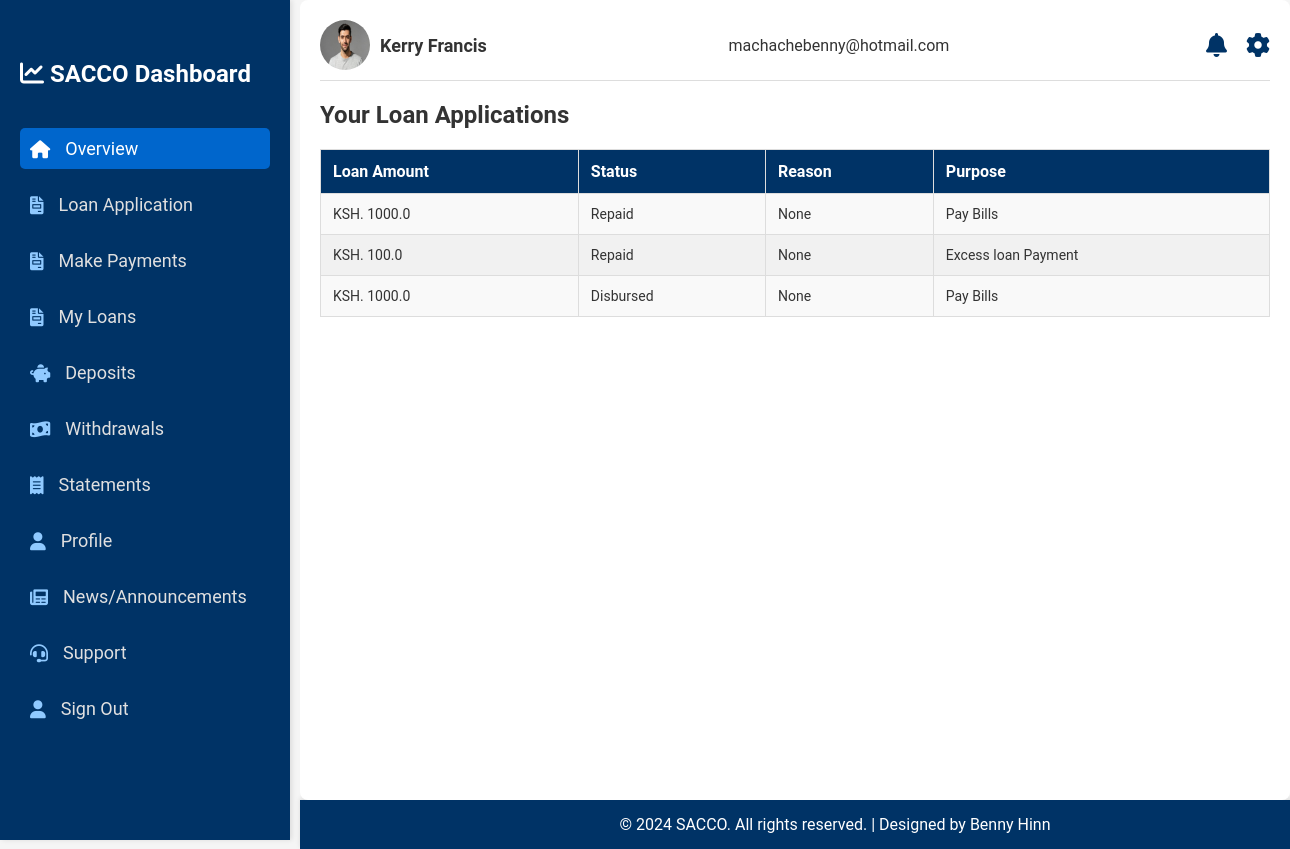
Page /loan_application_status (signed in) on the committed database.
### main_app/models.py (models this page shows, shortened)
class User_personalData(db.Model):
    id = db.Column(db.Integer, primary_key=True)
    user_id = db.Column(db.String, db.ForeignKey('user.user_id'), nullable=False)  # Foreign Key
    user = db.relationship('User', back_populates='personal_data', lazy=True)
    surname = db.Column(db.String(30), nullable=False)
    other_names = db.Column(db.String(120), nullable=False)
    income = db.Column(db.Float, nullable=False)
    dob = db.Column(db.String(20), nullable=False)
    id_number = db.Column(db.Integer, unique=True, nullable=False)
    telephone_no = db.Column(db.String(20), unique=True, nullable=False)
    address = db.Column(db.String(50), nullable=False)
    postal_code= db.Column(db.Integer, nullable=False)
    gender= db.Column(db.String(5), nullable=False)
    user_profile = db.Column(db.String(20), nullable=False, default="user.jpeg")
    id_profile = db.Column(db.String(20), nullable=False, default="user.jpeg")

class User(db.Model, UserMixin):
    user_id = db.Column(db.String(10), primary_key=True)
    username = db.Column(db.String(30), unique=True, nullable=False)
    email = db.Column(db.String(120), unique=True, nullable=False)
    role = db.Column(db.String(6), nullable=False)
    password = db.Column(db.String, nullable=False)
    personal_data = db.relationship('User_personalData', back_populates='user', uselist=False)
    personal_loan = db.relationship("Loan", back_populates="loan_user", uselist=False)
    account = db.relationship('Account', back_populates='user', uselist=False)
    withdrawals = db.relationship('Withdrawals', back_populates='user', uselist=False)
    deposits = db.relationship('Deposit', back_populates='user', uselist=False)
    transactions = db.relationship('Transaction', back_populates='user', uselist=False)
    disburse_notifications = db.relationship('DisbursementNotification', back_populates='user')

class Loan(db.Model):
    id = db.Column(db.Integer, primary_key=True)
    user_id = db.Column(db.String(10), db.ForeignKey('user.user_id'), nullable=False)
    loan_amount = db.Column(db.Float, nullable=False)
    status = db.Column(db.String(20), nullable=False, default='Pending')
    rejection_reason = db.Column(db.String(120), nullable=True)
    loan_term = db.Column(db.Integer, nullable=False)
    interest_rate = db.Column(db.Float, nullable=False)  # Annual interest rate
    total_amount_due = db.Column(db.Float, nullable=False, default=0.0)  # Amount after interest
    monthly_payment = db.Column(db.Float, nullable=False, default=0.0)  # Payment With interest
    purpose = db.Column(db.String(120), nullable=False)
    start_date = db.Column(db.DateTime, nullable=False, default=datetime.now())
    next_due_date = db.Column(db.DateTime, nullable=False)
    amount_paid = db.Column(db.Float, default=0)
    penalty = db.Column(db.Float, nullable=False, default=0.0)  # Add a penalty field
    loan_user = db.relationship('User', back_populates='personal_loan', lazy=True, uselist=False)
    disbursement = db.relationship('Disbursement', back_populates='loan', lazy=True, uselist=False)
    repayment = db.relationship('Repayment', back_populates='loan', lazy=True, uselist=False)

### main_app/routes.py (the view)
@app.route('/loan_application_status')
@login_required
def loan_application_status():
    loans = Loan.query.filter_by(user_id=current_user.user_id).all()
    return render_template('user/loan_status.html', loans=loans)

### main_app/models.py (called while the page is built)
@login_manager.user_loader
def load_user(user_id):
    user_id = str(user_id)
    if user_id.startswith('user_'):
        return User.query.get(user_id)
    elif user_id.startswith('admin_'):
        return Admin.query.get(user_id)
    return None  # Return None if no user/admin is found

### main_app/templates/user/loan_status.html
{% extends "user/layout.html" %}
{% block content %}
<div class="recent-deposits">
    <h2>Your Loan Applications</h2>
    <table class="deposit-history">
        <thead>
            <tr>
                <th>Loan Amount</th>
                <th>Status</th>
                <th>Reason</th>
                <th>Purpose</th>
            </tr>
        </thead>
        <tbody>
            <ul>
                {% for loan in loans %}
                <tr>
                    {% if loan.rejection_reason %}
                    <td>KSH. {{ loan.loan_amount }}</td>
                    <td>{{ loan.status }}</td>
                    <td>{{ loan.rejection_reason }}</td>
                    <td>{{ loan.purpose }}</td>
                    {% else %}
                    <td>KSH. {{ loan.loan_amount }}</td>
                    <td>{{ loan.status }}</td>
                    <td>{{ loan.rejection_reason }}</td>
                    <td>{{ loan.purpose }}</td>
                    {% endif %}
                </tr>
                {% endfor %}
            </ul>
        </tbody>
    </table>
</div>
{% endblock %}

### main_app/templates/user/layout.html (shortened to what this page needs)
<!DOCTYPE html>
<html lang="en">
<head>
    {% block head %}
    <link rel="stylesheet" href="{{ url_for('static', filename='/css/styles.css') }}">
    <link rel="stylesheet" href="https://cdnjs.cloudflare.com/ajax/libs/font-awesome/6.0.0-beta3/css/all.min.css">
    {% endblock %}
</head>
<body>
    <div class="dashboard">
        <div class="sidebar">
            <h2><i class="fas fa-chart-line"></i> SACCO Dashboard</h2>
                <ul>
                    <li><a href="{{ url_for('home') }}" class="active"><i class="fas fa-home"></i> Overview</a></li>
                    <li><a href="{{ url_for('application') }}"><i class="fas fa-file-invoice"></i> Loan Application</a></li>
                    <li><a href="{{ url_for('repay_loan') }}"><i class="fas fa-file-invoice"></i> Make Payments </a></li>
                    <li><a href="{{ url_for('loan_application_status') }}"><i class="fas fa-file-invoice"></i> My Loans </a></li>
                    <li><a href="{{ url_for('deposit') }}"><i class="fas fa-piggy-bank"></i> Deposits</a></li>
                    <li><a href="{{ url_for('withdrawals') }}"><i class="fas fa-money-bill-wave"></i> Withdrawals</a></li>
                    <li><a href="{{ url_for('statements') }}"><i class="fas fa-receipt"></i> Statements</a></li>
                    <li><a href="{{ url_for('profile') }}"><i class="fas fa-user"></i> Profile</a></li>
                    <li><a href="{{ url_for('news') }}"><i class="fas fa-newspaper"></i> News/Announcements</a></li>
                    <li><a href="{{ url_for('support') }}"><i class="fas fa-headset"></i> Support</a></li>
                    <li><a href="{{ url_for('logout') }}"><i class="fas fa-user"></i> Sign Out</a></li>
                </ul>
        </div>
        <div class="main-content">
            <header>
                <div class="user-info">
                    {% if current_user.personal_data %}
                    <img src="{{ url_for('static', filename='assets/' + current_user.personal_data.user_profile) }}"
                        alt="User" class="user-icon">
                    {% else %}
                    <img src="{{ url_for('static', filename='assets/user.jpeg') }}" alt="User" class="user-icon">
                    {% endif %}
                    {% if current_user.personal_data %}
                    <span class="user-name">{{ current_user.personal_data.other_names ~ ' ' ~ current_user.personal_data.surname }}</span>
                    {% else %}
                    <span class="user-name">{{ current_user.username }}</span>
                    {% endif %}
                </div>
                <div class="user-email">{{ current_user.email }}</div>
                <div class="header-icons">
                    <a href="{{ url_for('news') }}"><i class="notification-icon fas fa-bell"></i></a>
                    <a href="{{ url_for('profile') }}"><i class="settings-icon fas fa-cog"></i></a>
                </div>
            </header>
            {% block content %}{% endblock %}
        </div>
    </div>
    <footer>
        <p>© 2024 SACCO. All rights reserved. | Designed by Benny Hinn</p>
    </footer>
</body>
</html>

### main_app/static/css/styles.css (style rules this page uses)
body { font-family: 'Roboto', sans-serif; margin: 0; padding: 0; color: #333; background-color: #f5f5f5; }
a { text-decoration: none; color: inherit; }
h1, h2, h3, h4, h5, h6 { margin: 0; padding: 0; }
.dashboard { display: flex; min-height: 100vh; }
.sidebar { width: 250px; background-color: #003366; color: #fff; height: 100vh; padding: 20px; box-shadow: 2px 0 5px rgba(0, 0, 0, 0.1); position: fixed; top: 0; left: 0; transition: width 0.3s ease; }
.sidebar h2 { margin-top: 40px; font-size: 24px; margin-bottom: 40px; }
.sidebar ul { list-style: none; padding: 0; }
.sidebar ul li { margin: 15px 0; }
.sidebar ul li a { color: #e0e0e0; font-size: 18px; display: flex; align-items: center; padding: 10px; border-radius: 5px; transition: background-color 0.3s ease, color 0.3s ease; }
.sidebar ul li a i { margin-right: 15px; color: #90caff; }
.sidebar ul li a.active { background-color: #0066cc; color: #fff; }
.sidebar ul li a.active i { color: #fff; }
.main-content { flex-grow: 1; margin-left: 300px; padding: 20px; background-color: #fff; border-radius: 8px; }
header { display: flex; justify-content: space-between; align-items: center; margin-bottom: 20px; border-bottom: 1px solid #ddd; padding-bottom: 10px; }
.user-info { display: flex; align-items: center; }
.user-info .user-icon { width: 50px; height: 50px; border-radius: 50%; margin-right: 10px; }
.user-info .user-name { font-size: 18px; font-weight: bold; }
.header-icons i { font-size: 24px; margin-left: 15px; cursor: pointer; color: #003366; transition: color 0.3s ease, transform 0.3s ease; }
footer { background-color: #003366; color: #fff; text-align: center; padding: 15px; margin-left: 300px; width: calc(100% - 250px); bottom: 0; left: 250px; box-shadow: 0 -2px 5px rgba(0, 0, 0, 0.1); transition: left 0.3s ease, width 0.3s ease; }
footer p { margin: 0; }
.deposit-history { margin-top: 20px; width: 100%; border-collapse: collapse; }
.deposit-history th, .deposit-history td { padding: 12px; border: 1px solid #ddd; text-align: left; font-size: 14px; color: #333; }
.deposit-history th { background-color: #003366; color: #fff; font-size: 16px; }
.deposit-history td { background-color: #f9f9f9; }
.deposit-history tr:nth-child(even) td { background-color: #f1f1f1; }

### rows in the picture
User_personalData: user_profile (placeholder picture), personal_data "Kerry Francis"
User: email "machachebenny@hotmail.com"
Loan: loan_amount "1000.0", status "Repaid", rejection_reason "None", purpose "Pay Bills"
Loan: loan_amount "100.0", status "Repaid", rejection_reason "None", purpose "Excess loan Payment"
Loan: loan_amount "1000.0", status "Disbursed", rejection_reason "None", purpose "Pay Bills"
